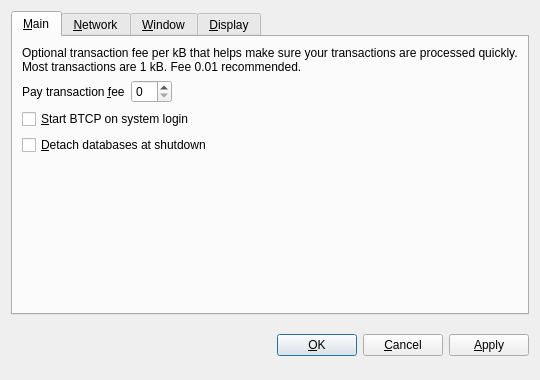
<?xml version="1.0" encoding="UTF-8"?>
<ui version="4.0">
 <class>OptionsDialog</class>
 <widget class="QDialog" name="OptionsDialog">
  <property name="geometry">
   <rect>
    <x>0</x>
    <y>0</y>
    <width>540</width>
    <height>380</height>
   </rect>
  </property>
  <property name="windowTitle">
   <string>Options</string>
  </property>
  <property name="modal">
   <bool>true</bool>
  </property>
  <layout class="QVBoxLayout" name="verticalLayout">
   <item>
    <widget class="QTabWidget" name="tabWidget">
     <property name="tabPosition">
      <enum>QTabWidget::North</enum>
     </property>
     <property name="currentIndex">
      <number>0</number>
     </property>
     <widget class="QWidget" name="tabMain">
      <attribute name="title">
       <string>&amp;Main</string>
      </attribute>
      <layout class="QVBoxLayout" name="verticalLayout_Main">
       <item>
        <widget class="QLabel" name="transactionFeeInfoLabel">
         <property name="text">
          <string>Optional transaction fee per kB that helps make sure your transactions are processed quickly. Most transactions are 1 kB. Fee 0.01 recommended.</string>
         </property>
         <property name="textFormat">
          <enum>Qt::PlainText</enum>
         </property>
         <property name="wordWrap">
          <bool>true</bool>
         </property>
        </widget>
       </item>
       <item>
        <layout class="QHBoxLayout" name="horizontalLayout_Main">
         <item>
          <widget class="QLabel" name="transactionFeeLabel">
           <property name="text">
            <string>Pay transaction &amp;fee</string>
           </property>
           <property name="textFormat">
            <enum>Qt::PlainText</enum>
           </property>
           <property name="buddy">
            <cstring>transactionFee</cstring>
           </property>
          </widget>
         </item>
         <item>
          <widget class="BitcoinAmountField" name="transactionFee"/>
         </item>
         <item>
          <spacer name="horizontalSpacer_Main">
           <property name="orientation">
            <enum>Qt::Horizontal</enum>
           </property>
           <property name="sizeHint" stdset="0">
            <size>
             <width>40</width>
             <height>20</height>
            </size>
           </property>
          </spacer>
         </item>
        </layout>
       </item>
       <item>
        <widget class="QCheckBox" name="bitcoinAtStartup">
         <property name="toolTip">
          <string>Automatically start BTCP after logging in to the system.</string>
         </property>
         <property name="text">
          <string>&amp;Start BTCP on system login</string>
         </property>
        </widget>
       </item>
       <item>
        <widget class="QCheckBox" name="detachDatabases">
         <property name="toolTip">
          <string>Detach block and address databases at shutdown. This means they can be moved to another data directory, but it slows down shutdown. The wallet is always detached.</string>
         </property>
         <property name="text">
          <string>&amp;Detach databases at shutdown</string>
         </property>
        </widget>
       </item>
       <item>
        <spacer name="verticalSpacer_Main">
         <property name="orientation">
          <enum>Qt::Vertical</enum>
         </property>
         <property name="sizeHint" stdset="0">
          <size>
           <width>20</width>
           <height>40</height>
          </size>
         </property>
        </spacer>
       </item>
      </layout>
     </widget>
     <widget class="QWidget" name="tabNetwork">
      <attribute name="title">
       <string>&amp;Network</string>
      </attribute>
      <layout class="QVBoxLayout" name="verticalLayout_Network">
       <item>
        <widget class="QCheckBox" name="mapPortUpnp">
         <property name="toolTip">
          <string>Automatically open the BTCP client port on the router. This only works when your router supports UPnP and it is enabled.</string>
         </property>
         <property name="text">
          <string>Map port using &amp;UPnP</string>
         </property>
        </widget>
       </item>
       <item>
        <widget class="QCheckBox" name="connectSocks">
         <property name="toolTip">
          <string>Connect to the BTCP network through a SOCKS proxy (e.g. when connecting through Tor).</string>
         </property>
         <property name="text">
          <string>&amp;Connect through SOCKS proxy:</string>
         </property>
        </widget>
       </item>
       <item>
        <layout class="QHBoxLayout" name="horizontalLayout_Network">
         <item>
          <widget class="QLabel" name="proxyIpLabel">
           <property name="text">
            <string>Proxy &amp;IP:</string>
           </property>
           <property name="textFormat">
            <enum>Qt::PlainText</enum>
           </property>
           <property name="buddy">
            <cstring>proxyIp</cstring>
           </property>
          </widget>
         </item>
         <item>
          <widget class="QValidatedLineEdit" name="proxyIp">
           <property name="maximumSize">
            <size>
             <width>140</width>
             <height>16777215</height>
            </size>
           </property>
           <property name="toolTip">
            <string>IP address of the proxy (e.g. 127.0.0.1)</string>
           </property>
          </widget>
         </item>
         <item>
          <widget class="QLabel" name="proxyPortLabel">
           <property name="text">
            <string>&amp;Port:</string>
           </property>
           <property name="textFormat">
            <enum>Qt::PlainText</enum>
           </property>
           <property name="buddy">
            <cstring>proxyPort</cstring>
           </property>
          </widget>
         </item>
         <item>
          <widget class="QLineEdit" name="proxyPort">
           <property name="maximumSize">
            <size>
             <width>55</width>
             <height>16777215</height>
            </size>
           </property>
           <property name="toolTip">
            <string>Port of the proxy (e.g. 9060)</string>
           </property>
          </widget>
         </item>
         <item>
          <widget class="QLabel" name="socksVersionLabel">
           <property name="text">
            <string>SOCKS &amp;Version:</string>
           </property>
           <property name="textFormat">
            <enum>Qt::PlainText</enum>
           </property>
           <property name="buddy">
            <cstring>socksVersion</cstring>
           </property>
          </widget>
         </item>
         <item>
          <widget class="QValueComboBox" name="socksVersion">
           <property name="toolTip">
            <string>SOCKS version of the proxy (e.g. 5)</string>
           </property>
          </widget>
         </item>
         <item>
          <spacer name="horizontalSpacer_Network">
           <property name="orientation">
            <enum>Qt::Horizontal</enum>
           </property>
           <property name="sizeHint" stdset="0">
            <size>
             <width>40</width>
             <height>20</height>
            </size>
           </property>
          </spacer>
         </item>
        </layout>
       </item>
       <item>
        <spacer name="verticalSpacer_Network">
         <property name="orientation">
          <enum>Qt::Vertical</enum>
         </property>
         <property name="sizeHint" stdset="0">
          <size>
           <width>20</width>
           <height>40</height>
          </size>
         </property>
        </spacer>
       </item>
      </layout>
     </widget>
     <widget class="QWidget" name="tabWindow">
      <attribute name="title">
       <string>&amp;Window</string>
      </attribute>
      <layout class="QVBoxLayout" name="verticalLayout_Window">
       <item>
        <widget class="QCheckBox" name="minimizeToTray">
         <property name="toolTip">
          <string>Show only a tray icon after minimizing the window.</string>
         </property>
         <property name="text">
          <string>&amp;Minimize to the tray instead of the taskbar</string>
         </property>
        </widget>
       </item>
       <item>
        <widget class="QCheckBox" name="minimizeOnClose">
         <property name="toolTip">
          <string>Minimize instead of exit the application when the window is closed. When this option is enabled, the application will be closed only after selecting Quit in the menu.</string>
         </property>
         <property name="text">
          <string>M&amp;inimize on close</string>
         </property>
        </widget>
       </item>
       <item>
        <spacer name="verticalSpacer_Window">
         <property name="orientation">
          <enum>Qt::Vertical</enum>
         </property>
         <property name="sizeHint" stdset="0">
          <size>
           <width>20</width>
           <height>40</height>
          </size>
         </property>
        </spacer>
       </item>
      </layout>
     </widget>
     <widget class="QWidget" name="tabDisplay">
      <attribute name="title">
       <string>&amp;Display</string>
      </attribute>
      <layout class="QVBoxLayout" name="verticalLayout_Display">
       <item>
        <layout class="QHBoxLayout" name="horizontalLayout_1_Display">
         <item>
          <widget class="QLabel" name="langLabel">
           <property name="text">
            <string>User Interface &amp;language:</string>
           </property>
           <property name="textFormat">
            <enum>Qt::PlainText</enum>
           </property>
           <property name="buddy">
            <cstring>lang</cstring>
           </property>
          </widget>
         </item>
         <item>
          <widget class="QValueComboBox" name="lang">
           <property name="toolTip">
            <string>The user interface language can be set here. This setting will take effect after restarting BTCP.</string>
           </property>
          </widget>
         </item>
        </layout>
       </item>
       <item>
        <layout class="QHBoxLayout" name="horizontalLayout_2_Display">
         <item>
          <widget class="QLabel" name="unitLabel">
           <property name="text">
            <string>&amp;Unit to show amounts in:</string>
           </property>
           <property name="textFormat">
            <enum>Qt::PlainText</enum>
           </property>
           <property name="buddy">
            <cstring>unit</cstring>
           </property>
          </widget>
         </item>
         <item>
          <widget class="QValueComboBox" name="unit">
           <property name="toolTip">
            <string>Choose the default subdivision unit to show in the interface and when sending coins.</string>
           </property>
          </widget>
         </item>
        </layout>
       </item>
       <item>
        <widget class="QCheckBox" name="displayAddresses">
         <property name="toolTip">
          <string>Whether to show BTCP addresses in the transaction list or not.</string>
         </property>
         <property name="text">
          <string>&amp;Display addresses in transaction list</string>
         </property>
        </widget>
       </item>
       <item>
        <widget class="QCheckBox" name="coinControlFeatures">
         <property name="toolTip">
          <string>Whether to show coin control features or not.</string>
         </property>
         <property name="text">
          <string>Display coin &amp;control features (experts only!)</string>
         </property>
        </widget>
       </item>
       <item>
        <spacer name="verticalSpacer_Display">
         <property name="orientation">
          <enum>Qt::Vertical</enum>
         </property>
         <property name="sizeHint" stdset="0">
          <size>
           <width>20</width>
           <height>40</height>
          </size>
         </property>
        </spacer>
       </item>
      </layout>
     </widget>
    </widget>
   </item>
   <item>
    <layout class="QHBoxLayout" name="horizontalLayout_Buttons">
     <item>
      <spacer name="horizontalSpacer_1">
       <property name="orientation">
        <enum>Qt::Horizontal</enum>
       </property>
       <property name="sizeHint" stdset="0">
        <size>
         <width>40</width>
         <height>48</height>
        </size>
       </property>
      </spacer>
     </item>
     <item>
      <widget class="QLabel" name="statusLabel">
       <property name="font">
        <font>
         <weight>75</weight>
         <bold>true</bold>
        </font>
       </property>
       <property name="text">
        <string/>
       </property>
       <property name="textFormat">
        <enum>Qt::PlainText</enum>
       </property>
       <property name="wordWrap">
        <bool>true</bool>
       </property>
      </widget>
     </item>
     <item>
      <spacer name="horizontalSpacer_2">
       <property name="orientation">
        <enum>Qt::Horizontal</enum>
       </property>
       <property name="sizeHint" stdset="0">
        <size>
         <width>40</width>
         <height>48</height>
        </size>
       </property>
      </spacer>
     </item>
     <item>
      <widget class="QPushButton" name="okButton">
       <property name="text">
        <string>&amp;OK</string>
       </property>
      </widget>
     </item>
     <item>
      <widget class="QPushButton" name="cancelButton">
       <property name="text">
        <string>&amp;Cancel</string>
       </property>
       <property name="autoDefault">
        <bool>false</bool>
       </property>
      </widget>
     </item>
     <item>
      <widget class="QPushButton" name="applyButton">
       <property name="text">
        <string>&amp;Apply</string>
       </property>
       <property name="autoDefault">
        <bool>false</bool>
       </property>
      </widget>
     </item>
    </layout>
   </item>
  </layout>
 </widget>
 <customwidgets>
  <customwidget>
   <class>BitcoinAmountField</class>
   <extends>QSpinBox</extends>
   <header>bitcoinamountfield.h</header>
  </customwidget>
  <customwidget>
   <class>QValueComboBox</class>
   <extends>QComboBox</extends>
   <header>qvaluecombobox.h</header>
  </customwidget>
  <customwidget>
   <class>QValidatedLineEdit</class>
   <extends>QLineEdit</extends>
   <header>qvalidatedlineedit.h</header>
  </customwidget>
 </customwidgets>
 <resources/>
 <connections/>
</ui>
